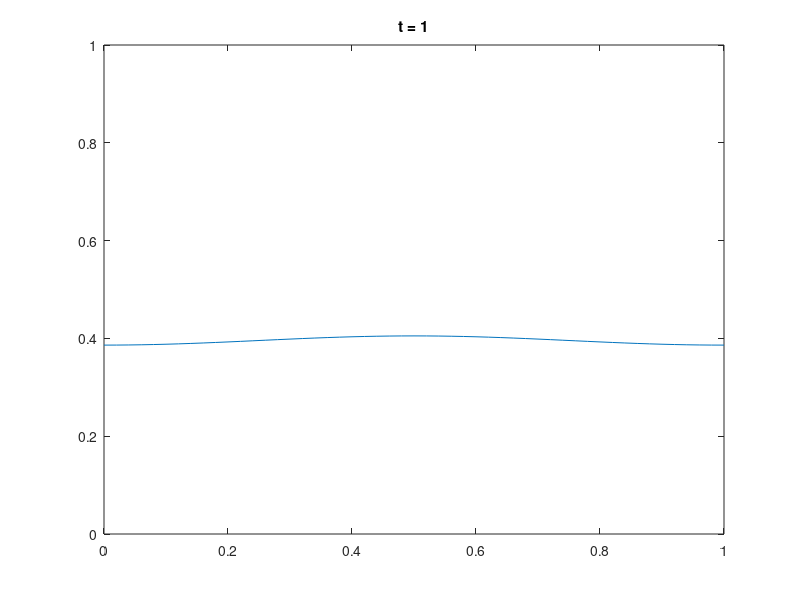

Recreate this plot in MATLAB.
%% Main parameters
D = .1;
L = 1;
T = 1;

Nx = 50;
nu = .011; % nu = D * tau / h^2

%% Secondary parameters
x = linspace(0, L, Nx + 1);
h = x(2) - x(1);

tau = nu * h^2 / D;
Nt = ceil(T/tau) + 1;

u_0 = exp(-(x - .5).^2 ./ .05);
% figure(1)
% plot(x, u_0)

%% Transition matrices
U_now = -eye(Nx);
U_next = (-1-2*nu)*eye(Nx) + ...
    diag(nu * ones(Nx-1, 1), 1) + ...
    diag(nu * ones(Nx-1, 1),-1);

%% Periodic border condition
U_next(1, end) = nu;
U_next(end, 1) = nu;

%% Integration
U = zeros(Nt, Nx);
U(1, :) = u_0(1 : end-1);

for k = 2 : Nt
    U(k, :) = U_next \ U_now * U(k - 1, :).';
end
U = [U, U(:, 1)];

%% Visualisation
figure(2)

for k = [1 : floor(Nt/100) : Nt, Nt]
    plot(x, U(k, :));
    axis([0 L 0 1]);
    title(['t = ', num2str((k-1)*tau)]);
    drawnow;
end
